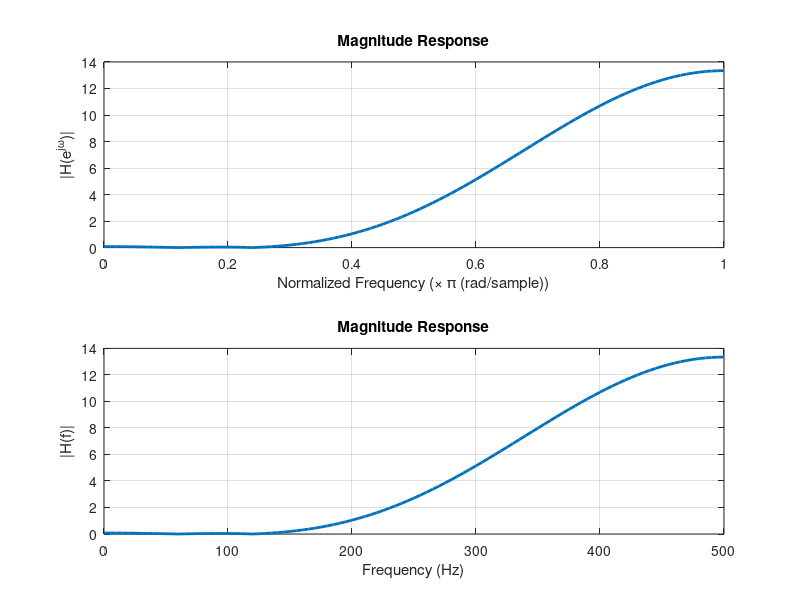

This chart was generated by the following MATLAB code:
% Define the sampling frequency
fs = 1000;
 
% Define the frequency range for the frequency response
w = 0:pi/100:pi;
 
% Define the filter coefficients
b = [1, -3.3175, 4.7111, -3.3175, 1];
 
% Calculate the frequency response of the filter
H = freqz(b, 1, w);
 
% Calculate the magnitude of the frequency response
H_mag = abs(H);
 
% Define the frequency range in Hz
f = w*fs/(2*pi);
 
% Plot the magnitude response against the normalized frequency
subplot(2,1,1);
plot(w/pi, H_mag, 'linewidth', 2);
grid;
xlabel('Normalized Frequency (\times \pi (rad/sample))');
ylabel('|H(e^{j\omega})|');
title('Magnitude Response');
 
% Plot the magnitude response against the actual frequency in Hz
subplot(2,1,2);
plot(f, H_mag, 'linewidth', 2);
grid;
xlabel('Frequency (Hz)');
ylabel('|H(f)|');
title('Magnitude Response');